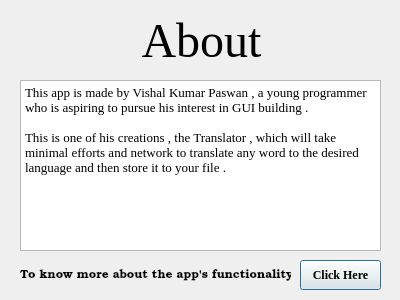
<?xml version="1.0" encoding="UTF-8"?>
<ui version="4.0">
 <class>Dialog</class>
 <widget class="QDialog" name="Dialog">
  <property name="geometry">
   <rect>
    <x>0</x>
    <y>0</y>
    <width>400</width>
    <height>300</height>
   </rect>
  </property>
  <property name="font">
   <font>
    <family>Georgia</family>
   </font>
  </property>
  <property name="windowTitle">
   <string>About</string>
  </property>
  <widget class="QLabel" name="label">
   <property name="geometry">
    <rect>
     <x>16</x>
     <y>10</y>
     <width>371</width>
     <height>61</height>
    </rect>
   </property>
   <property name="font">
    <font>
     <family>Georgia</family>
     <pointsize>36</pointsize>
    </font>
   </property>
   <property name="text">
    <string>About</string>
   </property>
   <property name="alignment">
    <set>Qt::AlignCenter</set>
   </property>
  </widget>
  <widget class="QTextBrowser" name="textBrowser">
   <property name="geometry">
    <rect>
     <x>20</x>
     <y>80</y>
     <width>361</width>
     <height>171</height>
    </rect>
   </property>
   <property name="html">
    <string>&lt;!DOCTYPE HTML PUBLIC &quot;-//W3C//DTD HTML 4.0//EN&quot; &quot;http://www.w3.org/TR/REC-html40/strict.dtd&quot;&gt;
&lt;html&gt;&lt;head&gt;&lt;meta name=&quot;qrichtext&quot; content=&quot;1&quot; /&gt;&lt;style type=&quot;text/css&quot;&gt;
p, li { white-space: pre-wrap; }
&lt;/style&gt;&lt;/head&gt;&lt;body style=&quot; font-family:'Georgia'; font-size:8.25pt; font-weight:400; font-style:normal;&quot;&gt;
&lt;p style=&quot; margin-top:0px; margin-bottom:0px; margin-left:0px; margin-right:0px; -qt-block-indent:0; text-indent:0px;&quot;&gt;&lt;span style=&quot; font-family:'Bookman Old Style'; font-size:10pt;&quot;&gt;This app is made by Vishal Kumar Paswan , a young programmer who is aspiring to pursue his interest in GUI building . &lt;/span&gt;&lt;/p&gt;
&lt;p style=&quot;-qt-paragraph-type:empty; margin-top:0px; margin-bottom:0px; margin-left:0px; margin-right:0px; -qt-block-indent:0; text-indent:0px; font-family:'Bookman Old Style'; font-size:10pt;&quot;&gt;&lt;br /&gt;&lt;/p&gt;
&lt;p style=&quot; margin-top:0px; margin-bottom:0px; margin-left:0px; margin-right:0px; -qt-block-indent:0; text-indent:0px;&quot;&gt;&lt;span style=&quot; font-family:'Bookman Old Style'; font-size:10pt;&quot;&gt;This is one of his creations , the Translator , which will take minimal efforts and network to translate any word to the desired language and then store it to your file .&lt;/span&gt;&lt;/p&gt;&lt;/body&gt;&lt;/html&gt;</string>
   </property>
  </widget>
  <widget class="QLabel" name="label_2">
   <property name="geometry">
    <rect>
     <x>20</x>
     <y>260</y>
     <width>271</width>
     <height>31</height>
    </rect>
   </property>
   <property name="font">
    <font>
     <family>Bookman Old Style</family>
     <pointsize>9</pointsize>
    </font>
   </property>
   <property name="text">
    <string>To know more about the app's functionality ,</string>
   </property>
  </widget>
  <widget class="QPushButton" name="pushButton">
   <property name="geometry">
    <rect>
     <x>300</x>
     <y>260</y>
     <width>81</width>
     <height>30</height>
    </rect>
   </property>
   <property name="font">
    <font>
     <family>Georgia</family>
     <pointsize>9</pointsize>
     <weight>75</weight>
     <bold>true</bold>
    </font>
   </property>
   <property name="text">
    <string>Click Here</string>
   </property>
  </widget>
 </widget>
 <resources/>
 <connections/>
</ui>
